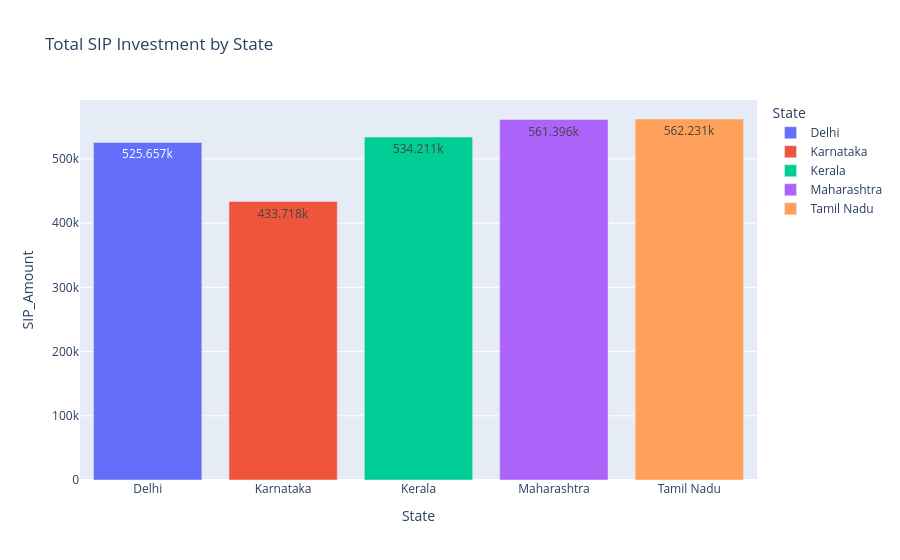

The cell this chart's notebook holds for it:
### Markdown cell above
# 🌍 Task 6: State-wise SIP Investment Analysis

## 🎯 Objective
Analyze the total SIP investment amount across different states.

### Code cell
import plotly.express as px

state_sip = investors.groupby("State", as_index=False)["SIP_Amount"].sum()

fig = px.bar(
    state_sip,
    x="State",
    y="SIP_Amount",
    color="State",
    title="Total SIP Investment by State",
    text_auto=True
)

fig.show()
fig.write_image("../reports/geographic_distribution.png")

### Figure 1 — Plotly figure (JSON) as saved in the notebook; plotly's stock layout.template omitted (floating-point values rounded to 4 significant figures)
{"data": [{"hovertemplate": "State=%{x}<br>SIP_Amount=%{y}<extra></extra>", "legendgroup": "Delhi", "marker": {"color": "#636efa", "pattern": {"shape": ""}}, "name": "Delhi", "orientation": "v", "showlegend": true, "textposition": "auto", "texttemplate": "%{y}", "type": "bar", "x": ["Delhi"], "xaxis": "x", "y": [525657], "yaxis": "y"}, {"hovertemplate": "State=%{x}<br>SIP_Amount=%{y}<extra></extra>", "legendgroup": "Karnataka", "marker": {"color": "#EF553B", "pattern": {"shape": ""}}, "name": "Karnataka", "orientation": "v", "showlegend": true, "textposition": "auto", "texttemplate": "%{y}", "type": "bar", "x": ["Karnataka"], "xaxis": "x", "y": [433718], "yaxis": "y"}, {"hovertemplate": "State=%{x}<br>SIP_Amount=%{y}<extra></extra>", "legendgroup": "Kerala", "marker": {"color": "#00cc96", "pattern": {"shape": ""}}, "name": "Kerala", "orientation": "v", "showlegend": true, "textposition": "auto", "texttemplate": "%{y}", "type": "bar", "x": ["Kerala"], "xaxis": "x", "y": [534211], "yaxis": "y"}, {"hovertemplate": "State=%{x}<br>SIP_Amount=%{y}<extra></extra>", "legendgroup": "Maharashtra", "marker": {"color": "#ab63fa", "pattern": {"shape": ""}}, "name": "Maharashtra", "orientation": "v", "showlegend": true, "textposition": "auto", "texttemplate": "%{y}", "type": "bar", "x": ["Maharashtra"], "xaxis": "x", "y": [561396], "yaxis": "y"}, {"hovertemplate": "State=%{x}<br>SIP_Amount=%{y}<extra></extra>", "legendgroup": "Tamil Nadu", "marker": {"color": "#FFA15A", "pattern": {"shape": ""}}, "name": "Tamil Nadu", "orientation": "v", "showlegend": true, "textposition": "auto", "texttemplate": "%{y}", "type": "bar", "x": ["Tamil Nadu"], "xaxis": "x", "y": [562231], "yaxis": "y"}], "layout": {"barmode": "relative", "legend": {"title": {"text": "State"}, "tracegroupgap": 0}, "title": {"text": "Total SIP Investment by State"}, "xaxis": {"anchor": "y", "categoryarray": ["Delhi", "Karnataka", "Kerala", "Maharashtra", "Tamil Nadu"], "categoryorder": "array", "domain": [0, 1], "title": {"text": "State"}}, "yaxis": {"anchor": "x", "domain": [0, 1], "title": {"text": "SIP_Amount"}}}}
